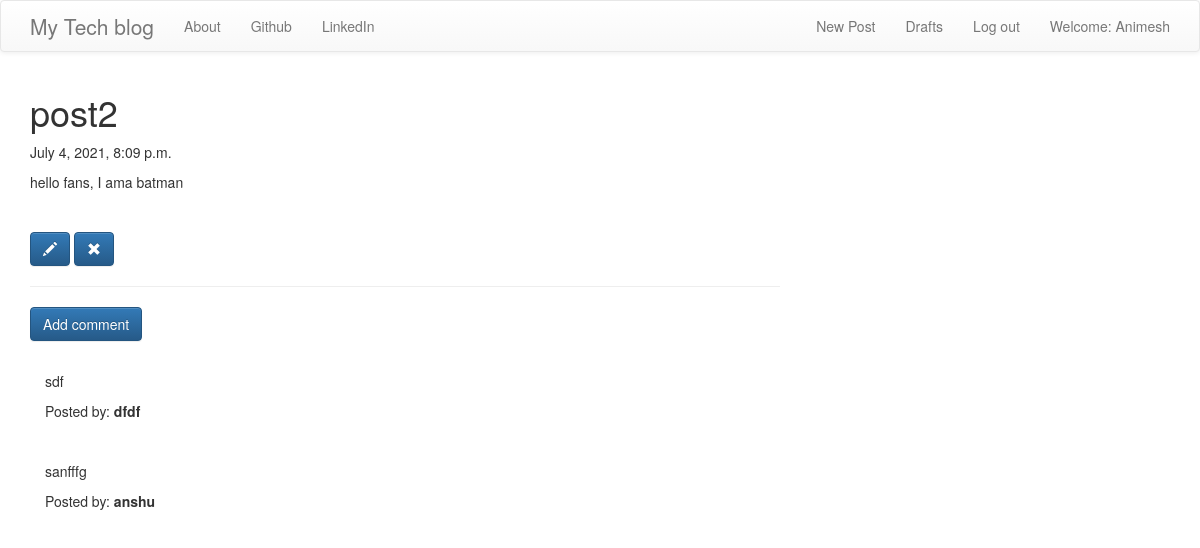
The page /post/5 (signed in) on the database its author committed.
### blog/models.py (models this page shows, shortened)
class Post(models.Model):
    author = models.ForeignKey('auth.User',on_delete=models.CASCADE)
    title = models.CharField(max_length=256)
    text = models.TextField()
    create_date = models.DateTimeField(default=timezone.now())
    published_date = models.DateTimeField(blank=True,null=True)

class Comment(models.Model):
    post = models.ForeignKey('blog.Post',related_name="comments",on_delete=models.CASCADE)
    author = models.CharField(max_length=250)
    text = models.TextField()
    create_date = models.DateTimeField(default=timezone.now())
    approved_comment = models.BooleanField(default=False)

### blog/views.py (the view)
# urls.py: url(r'^post/(?P<pk>\d+)$', views.PostDetailView.as_view(), name='post_detail'),
class PostDetailView(DetailView):
    model = Post

### blog/templates/blog/post_detail.html (shortened to what this page needs)
{% extends 'blog/base.html' %}
{% block content %}
        <h1 class='posttitle loader'>{{ post.title }}</h1>
        {% if post.published_date %}
            <div class="date postdate">
                {{ post.published_date }}
            </div>
        {% else %}
            <a class="btn btn-default" href="{% url 'post_publish' pk=post.pk %}">Publish</a>
        {% endif %}
      <p class='postcontent' >{{ post.text|safe|linebreaksbr }}</p>
      {% if user.is_authenticated %}
          <a class="btn btn-primary" href="{% url 'post_edit' pk=post.pk %}"><span class="glyphicon glyphicon-pencil"></span></a>
          <a class="btn btn-primary" href="{% url 'post_remove' pk=post.pk %}"><span class="glyphicon glyphicon-remove"></span></a>
      {% endif %}
  <hr>
  <a class="btn btn-primary btn-comment" href="{% url 'add_comment_to_post' pk=post.pk %}">Add comment</a>
  <div class="container">
  {% for comment in post.comments.all %}
  <br>
      {% if user.is_authenticated or comment.approved_comment %}
          <p>{{ comment.text|safe|linebreaks }}</p>
          <p>Posted by: <strong>{{ comment.author }}</strong></p>
      {% endif %}
  {% empty %}
      <p>No comments posted.</p>
  {% endfor %}
</div>
{% endblock %}

### blog/templates/blog/base.html (shortened to what this page needs)
<!DOCTYPE html>
{% load static %}
<html>
    <head>
<link rel="stylesheet" href="https://stackpath.bootstrapcdn.com/bootstrap/3.4.1/css/bootstrap.min.css">
<link rel="stylesheet" href="https://stackpath.bootstrapcdn.com/bootstrap/3.4.1/css/bootstrap-theme.min.css">
<link rel="stylesheet" href="//cdn.jsdelivr.net/npm/medium-editor@latest/dist/css/medium-editor.min.css" type="text/css" media="screen" charset="utf-8">
        <link rel="stylesheet" href="{% static 'css/blog.css' %}">
<body class='loader'>
  <nav class="navbar navbar-default techfont custom-navbar">
    <div class="container">
      <ul class="nav navbar-nav">
        <li><a class='navbar-brand bigbrand' href="{% url 'post_list' %}">My Tech blog</a></li>
        <li><a href="{% url 'about' %}">About</a></li>
        <li><a href="https://www.github.com">Github</a></li>
        <li><a href="https://www.linkedin.com">LinkedIn</a></li>
      </ul>
      <ul class="nav navbar-nav navbar-right">
        {% if user.is_authenticated %}
        <li>
          <a href="{% url 'post_new' %}" >New Post</a>
        </li>
        <li>
          <a href="{% url 'post_draft_list' %}">Drafts</a>
        </li>
        <li>
          <a href="{% url 'logout' %}" >Log out</a>
        </li>
        <li>
          <a >Welcome: {{ user.username }}</a>
        </li>
          {% else %}
          <li><a class='nav navbar-right' href="{% url 'login' %}" ><span class="glyphicon glyphicon-user"></span></a></li>
        {% endif %}
      </ul>
  </div>
</nav>
        <div class="content container">
            <div class="row">
                <div class="col-md-8">
                  <div class="blog_posts">
                    {% block content %}
                    {% endblock %}
                  </div>
                </div>
            </div>
        </div>
</body>
</html>

### blog/static/css/blog.css (style rules this page uses)
.bigbrand { font-size: 1.5em; }
.loader { filter:hue-rotate(0deg); color:linear-gradient(45deg,#0f8,#08f); animation:hue 10000ms infinite linear; }

### rows shown on the page
Post: title "post2", published_date "July 4, 2021, 8:09 p.m.", text "hello fans, I ama batman"
Comment: text "sdf", author "dfdf"
Comment: text "sanfffg", author "anshu"

### other values the page prints
{{ user.username }} "Animesh"
